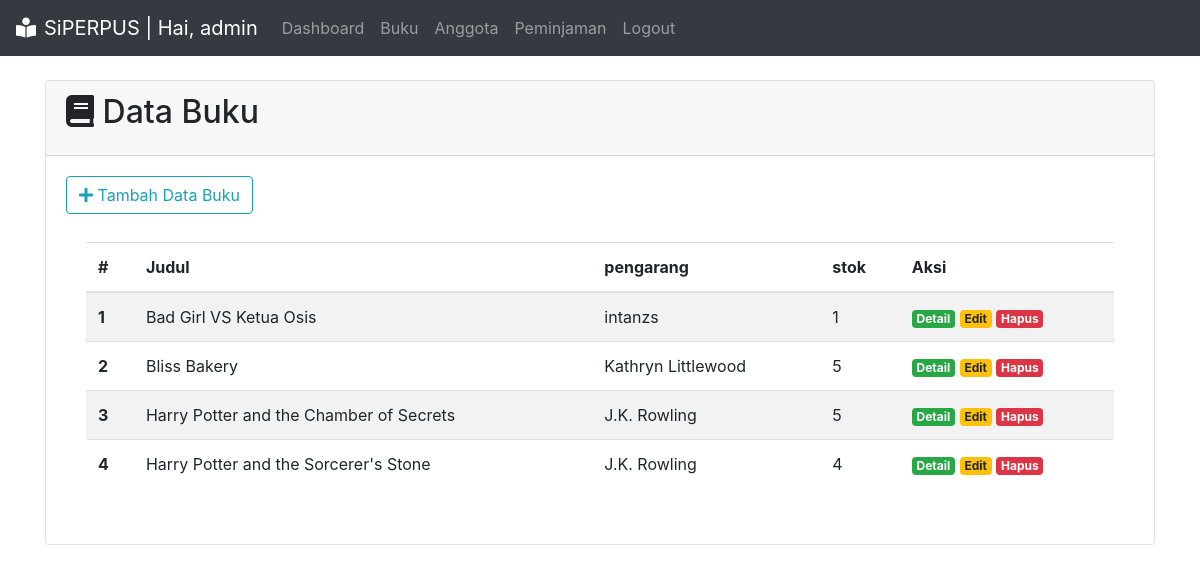
The page /buku/index.php on the database its author committed.
### tables this page shows
CREATE TABLE `buku` (
  `id_buku` int(3) NOT NULL,
  `judul` varchar(255) NOT NULL,
  `penerbit` varchar(50) NOT NULL,
  `pengarang` varchar(50) NOT NULL,
  `ringkasan` text NOT NULL,
  `cover` varchar(255) DEFAULT NULL,
  `stok` int(3) NOT NULL,
  `id_kategori` int(3) DEFAULT NULL
);

### buku/index.php (the view)
<?php
include '../koneksi.php';
$sql = "SELECT * FROM buku
        ORDER BY buku.judul";
$res = mysqli_query($kon, $sql);
$buku = array();
while ($data = mysqli_fetch_assoc($res)){
    $buku[] = $data;
}
include '../aset/header.php';
?>
<div class="container">
    <div class="row mt-4">
        <div class="col-md">
    <div class="card">
        <div class="card-header">
            <h2 class="card-title"> <i class="fas fa-book"></i> Data Buku</h2>
        </div>
        <div class="card-body">
        <a class="btn btn-outline-info mb-2" href="tambah.php" role="button"> <i class="fas fa-plus"></i> Tambah Data Buku</a>
        <div class="card-body">
            <table class="table table-striped">
                <thead>
                    <tr>
                    <th scope="col">#</th>
                    <th scope="col">Judul</th>
                    <th scope="col">pengarang</th>
                    <th scope="col">stok</th>
                    <th scope="col">Aksi</th>
                    </tr>
                </thead>
                <tbody>
                    <?php
                        $no = 1;
                        foreach ($buku as $p) { ?>
                            <tr>
                                <th scope="row"><?= $no?></th>
                                <td><?= $p['judul']?></th>
                                <td><?= $p['pengarang']?></th>
                                <td><?= $p['stok']?></th>
                                <td>
                                    <a href="" class="badge badge-success">Detail</a>
                                    <a href="edit.php?id_buku=<?= $p['id_buku']?>" class="badge badge-warning">Edit</a>
                                    <a href="hapus.php?id_buku=<?= $p['id_buku']?>" class="badge badge-danger">Hapus</a>
                                </td>
                            </tr>
                    <?php
                    $no++;
                        }
                    ?>
                </tbody>
        </table>
        </div>
    </div>
        </div>
    </div>
</div>
<?php
include '../aset/footer.php';
?>

### rows shown on the page
buku: judul "Bad Girl VS Ketua Osis", pengarang "intanzs", stok "1"
buku: judul "Bliss Bakery", pengarang "Kathryn Littlewood", stok "5"
buku: judul "Harry Potter and the Chamber of Secrets", pengarang "J.K. Rowling", stok "5"
buku: judul "Harry Potter and the Sorcerer's Stone", pengarang "J.K. Rowling", stok "4"
